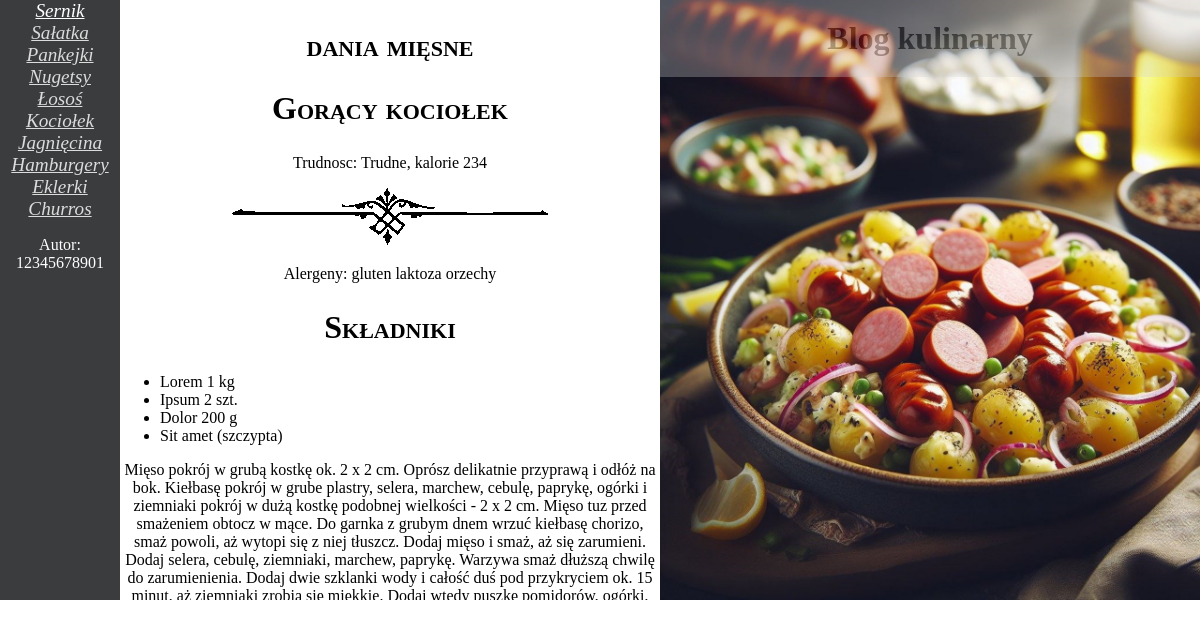
The page /blog_kulinarny/przepisy.php?id=6 on the database its author committed.
### tables this page shows
CREATE TABLE `potrawy` (
  `idPotrawy` int(10) UNSIGNED NOT NULL,
  `idRodzaje` int(10) UNSIGNED NOT NULL,
  `nazwa` varchar(50) DEFAULT NULL,
  `plik` varchar(50) DEFAULT NULL,
  `trudnosc` tinyint(3) UNSIGNED DEFAULT NULL,
  `kalorie` int(10) UNSIGNED DEFAULT NULL,
  `przepis` text DEFAULT NULL
);

CREATE TABLE `rodzaje` (
  `idRodzaje` int(10) UNSIGNED NOT NULL,
  `rodzaj` varchar(20) DEFAULT NULL
);

CREATE TABLE `alergeny` (
  `idAlergeny` int(10) UNSIGNED NOT NULL,
  `alergen` varchar(30) DEFAULT NULL
);

### blog_kulinarny/przepisy.php (the view, shortened to what this page needs)
<!DOCTYPE html>
<html lang="pl">
<head>
    <link rel="stylesheet" href="styl.css">
</head>
<body>
<aside>
    <a href="przepisy.php?id=1">Sernik</a>
    <a href="przepisy.php?id=2">Sałatka</a>
    <a href="przepisy.php?id=3">Pankejki</a>
    <a href="przepisy.php?id=4">Nugetsy</a>
    <a href="przepisy.php?id=5">Łosoś</a>
    <a href="przepisy.php?id=6">Kociołek</a>
    <a href="przepisy.php?id=7">Jagnięcina</a>
    <a href="przepisy.php?id=8">Hamburgery</a>
    <a href="przepisy.php?id=9">Eklerki</a>
    <a href="przepisy.php?id=10">Churros</a>
    <p>Autor: 12345678901</p>
</aside>
<main>
    <?php
    $id = 7;
        if (isset($_GET['id'])) {
            $id = $_GET['id'];
        };
    $db = mysqli_connect("localhost", "root", "", "przepisy");
    $query1 = "SELECT potrawy.nazwa, rodzaje.rodzaj FROM potrawy JOIN rodzaje ON potrawy.idRodzaje = rodzaje.idRodzaje WHERE potrawy.idPotrawy = $id;";
    $wynik1 = mysqli_query($db, $query1);
    $row1 = mysqli_fetch_array($wynik1);
    echo "<h2>{$row1['1']}</h2>";
    $query2 = "SELECT nazwa, trudnosc, kalorie FROM potrawy WHERE idPotrawy = $id;";
    $wynik2 = mysqli_query($db, $query2);
    $row2 = mysqli_fetch_array($wynik2);
    echo "<h2> {$row2['0']}</h2>";
    if ($row2['1'] == 1) {
        $poziom = 'łatwe';
    } elseif ($row2['1'] == 2)  {
        $poziom = 'Srednie';
    } else {
        $poziom = 'Trudne';
    }
    echo "<p>Trudnosc: $poziom, kalorie {$row2['2']}</p> ";
    ?>
    <img src="separator.png" alt="przepis">
    <p> Alergeny:
    <?php
       $query3 = "SELECT potrawy.nazwa, alergeny.alergen FROM potrawy JOIN lista_alergenow ON potrawy.idPotrawy = lista_alergenow.idPotrawy JOIN alergeny ON lista_alergenow.idAlergeny = alergeny.idAlergeny WHERE potrawy.idPotrawy = $id;";
       $wynik3 = mysqli_query($db, $query3);
       while($row3 = mysqli_fetch_array($wynik3)) {
        echo "{$row3['1']} ";
       }
    ?>
    </p>
    <h2>Składniki</h2>
    <ul>
        <li>Lorem 1 kg</li>
        <li>Ipsum 2 szt.</li>
        <li>Dolor 200 g</li>
        <li>Sit amet (szczypta)</li>
    </ul>
    <?php
        $query4 = "SELECT przepis, plik FROM potrawy WHERE idPotrawy = $id;";
        $wynik4 = mysqli_query($db, $query4);
        $row4 = mysqli_fetch_array($wynik4);
        ?>
        <p><?php echo $row4['0']; ?></p>
</main>
    <section style="background-image: url('<?= $row4['1'] ?>')">
        <h1>Blog kulinarny</h1>
    </section>
</body>
</html>

### blog_kulinarny/styl.css (style rules this page uses)
* { font-family: garamond; text-align: center; }
body { display: flex; margin: 0; }
aside { background-color: #3a3c3e; color: white; width: 10%; height: 600px; }
main { width: 45%; height: 600px; overflow: auto; }
section { background-size: cover; width: 45%; height: 600px; }
h1 { background-color: rgb(211, 211, 211); opacity: 0.3; padding: 20px 0px; margin: 0; font-size: 2em; }
h2 { font-size: 2em; font-variant: small-caps; }
li { text-align: left; }
a { color: gainsboro; font-size: 120%; font-style: italic; display: block; }

### rows shown on the page
potrawy: idRodzaje.rodzaj "dania mięsne", nazwa "Gorący kociołek", trudnosc "Trudne", kalorie "234", alergeny.alergen "gluten", alergeny.alergen "laktoza", alergeny.alergen "orzechy", przepis "Mięso pokrój w grubą kostkę ok. 2 x 2 cm. Oprósz delikatnie przyprawą i odłóż na bok. Kiełbasę pokrój w grube plastry, selera, marchew, cebulę, paprykę, ogórki i ziemniaki pokrój w dużą kostkę podobnej wielkości - 2 x 2 cm. Mięso tuz przed smażeniem obtocz w mące. Do garnka z grubym dnem wrzuć kiełbasę chorizo, smaż powoli, aż wytopi się z niej tłuszcz. Dodaj mięso i smaż, aż się zarumieni. Dodaj selera, cebulę, ziemniaki, marchew, paprykę. Warzywa smaż dłuższą chwilę do zarumienienia. Dodaj dwie szklanki wody i całość duś pod przykryciem ok. 15 minut, aż ziemniaki zrobią się miękkie. Dodaj wtedy puszkę pomidorów, ogórki,…", plik (picture)
